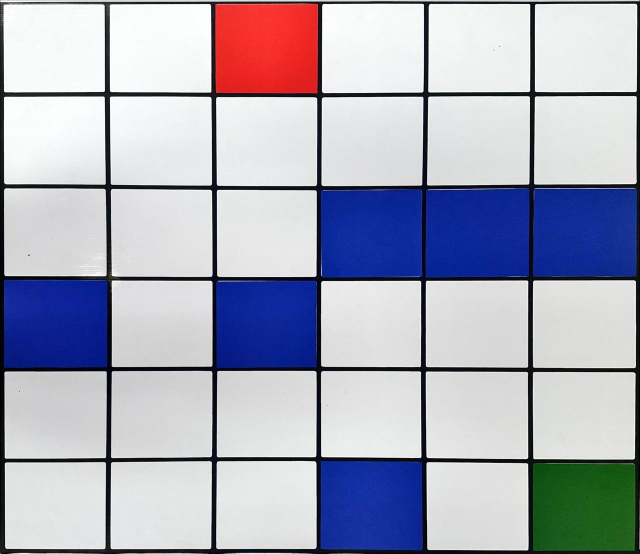
#> input picture matrizColoresFijo.jpeg, 1280 x 1107 px (shown at 1/2 size)
$ python imageGetInfoMatriz.py
#> lines starting #> are read from the running program, lines starting #| are printed output that depends on the picture; after the words box and inside, x2 and y2 are one past the last pixel; in counts of white or black regions, pixels touching at a corner belong together
import cv2
import numpy as np

# Cargar la imagen y convertirla a escala de grises
ruta_imagen = './matrizColoresFijo.jpeg'
imagen = cv2.imread(ruta_imagen)
#> imagen is the input picture: shape (1107, 1280, 3); mean B, G, R 187.9, 172.6, 171.1
gris = cv2.cvtColor(imagen, cv2.COLOR_BGR2GRAY)

frameHSV = cv2.cvtColor(imagen, cv2.COLOR_BGR2HSV)
#> frameHSV: shape (1107, 1280, 3); mean H, S, V 74.3, 56.8, 195.2
# Rango de color rojo en HSV (dividido en dos partes) es el inicio
nb_rojo_1 = np.array([0, 100, 100], np.uint8)
nm_rojo_1 = np.array([10, 255, 255], np.uint8)
nb_rojo_2 = np.array([160, 100, 100], np.uint8)
nm_rojo_2 = np.array([180, 255, 255], np.uint8)
mask_rojo_1 = cv2.inRange(frameHSV, nb_rojo_1, nm_rojo_1)
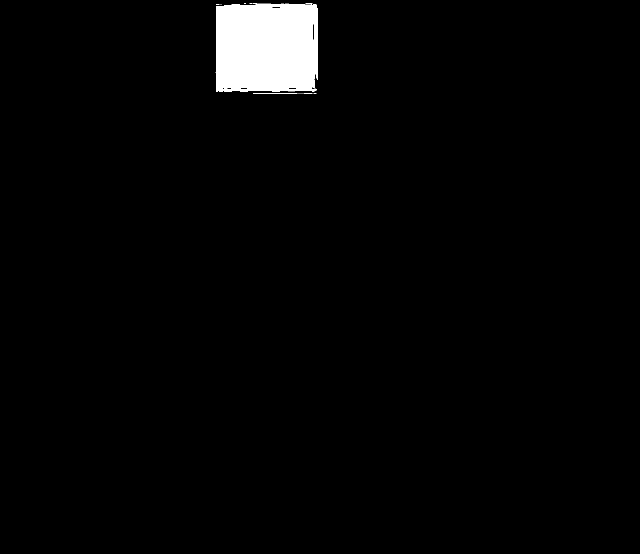
#> mask_rojo_1: shape (1107, 1280) (shown at 1/2 size); 2.5% white; 16 white regions (14 under 20 px), largest, box (x1, y1, x2, y2) and area: (431, 7, 636, 184) 34867, (506, 186, 594, 187) 88
mask_rojo_2 = cv2.inRange(frameHSV, nb_rojo_2, nm_rojo_2)
#> mask_rojo_2: shape (1107, 1280); 0.12% white; 48 white regions (37 under 20 px), largest, box (x1, y1, x2, y2) and area: (432, 148, 635, 187) 945, (430, 7, 471, 144) 244, (472, 7, 512, 10) 72
mask_rojo = cv2.add(mask_rojo_1, mask_rojo_2)  # Combinar ambas máscaras para el rojo
#> mask_rojo: shape (1107, 1280); 2.6% white; 1 white region, box (x1, y1, x2, y2) and area: (430, 7, 636, 187) 36649

# Rango de color azul en HSV pared
nb_azul = np.array([100, 150, 110], np.uint8)  # Saturación y valor aumentados
nm_azul = np.array([140, 255, 255], np.uint8)
mask_azul = cv2.inRange(frameHSV, nb_azul, nm_azul)
#> mask_azul: shape (1107, 1280); 14.8% white; 7 white regions (1 under 20 px), largest, box (x1, y1, x2, y2) and area: (851, 377, 1058, 555) 35611, (641, 923, 845, 1100) 35469, (1067, 379, 1273, 553) 35411, (8, 560, 214, 735) 35324, (642, 379, 844, 555) 34636, (433, 562, 633, 735) 33890

# Rango de color verde en HSV final
nb_verde = np.array([40, 50, 50], np.uint8)
nm_verde = np.array([90, 255, 255], np.uint8)
mask_verde = cv2.inRange(frameHSV, nb_verde, nm_verde)
#> mask_verde: shape (1107, 1280); 2.5% white; 3 white regions (2 under 20 px), largest, box (x1, y1, x2, y2) and area: (1066, 926, 1271, 1102) 35553

# Aplicar detección de bordes----------------------------
bordes = cv2.Canny(gris, 50, 150, apertureSize=3)
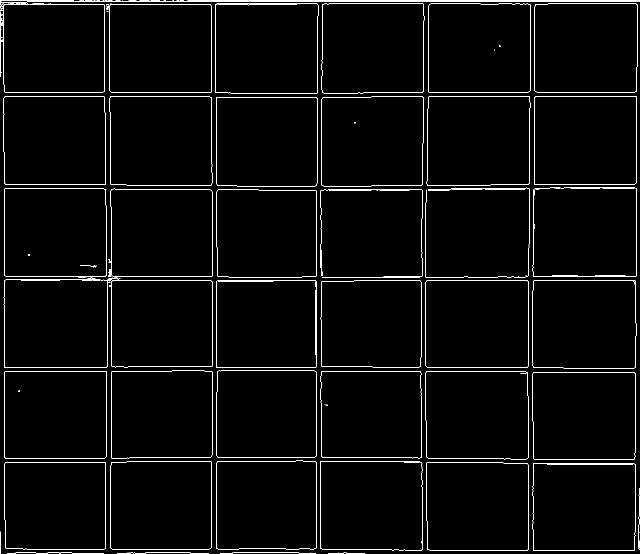
#> bordes: shape (1107, 1280) (shown at 1/2 size); 2.3% white in thin lines or dots

# Detectar líneas usando la transformada de Hough
lineas = cv2.HoughLinesP(bordes, rho=1, theta=np.pi / 180, threshold=100, minLineLength=50, maxLineGap=10)
#> lineas = 170 rows, first 6: [345, 0, 1278, 0], [42, 561, 119, 561], [470, 2, 1011, 2], [1096, 7, 1272, 7], [9, 184, 206, 184], [633, 731, 633, 564]

# Inicializar listas para las líneas horizontales y verticales
lineas_horizontales = []
lineas_verticales = []
# Filtrar líneas horizontales y verticales
for linea in lineas:
    x1, y1, x2, y2 = linea[0]  # Cada línea debe tener el formato (x1, y1, x2, y2)

    # Detectar si es horizontal o vertical
    if abs(y2 - y1) < 10:  # Línea horizontal (diferencia pequeña en y)
        lineas_horizontales.append(y1)
    elif abs(x2 - x1) < 10:  # Línea vertical (diferencia pequeña en x)
        lineas_verticales.append(x1)
#> this loop made 170 passes
#> after the loop, lineas_horizontales = 98 values, max 1106 at index 16, min 0 at index 0, mean 572.3; lineas_verticales = 72 values, max 1274 at index 55, min 0 at index 54, mean 629.6

# Ordenar y eliminar duplicados
lineas_horizontales = sorted(set(lineas_horizontales))
#> lineas_horizontales = 58 values from 0 to 1106
lineas_verticales = sorted(set(lineas_verticales))
#> lineas_verticales = 53 values from 0 to 1274

#agrupar lineas
# Umbral de cercanía entre números
umbral = 30

# Crear grupos de números cercanos vertical
grupos = []
grupo_actual = [lineas_verticales[0]]
#> grupo_actual = [0]

for num in lineas_verticales[1:]:
    if num - grupo_actual[-1] <= umbral:
        grupo_actual.append(num)
    else:
        grupos.append(grupo_actual)
        grupo_actual = [num]
#> this loop made 52 passes
#> (num, grupo_actual) on passes 5, 16, 23, 31, 41, 49: (209, [209]), (422, [422]), (631, [631]), (842, [842]), (1056, [1056]), (1270, [1270])
#> num on passes 1, 2, 3, 4, 6, 7: 2, 7, 8, 9, 210, 211
#> after the loop, grupos = 6 items
grupos.append(grupo_actual)  # Añadir el último grupo
# Obtener el valor central de cada grupo
valores_centrales = [int(np.median(grupo)) for grupo in grupos]
#> valores_centrales = [7, 214, 425, 638, 850, 1065, 1272]
#print(valores_centrales)
#print(lineas_verticales)
lineas_verticales = valores_centrales
#> lineas_verticales = [7, 214, 425, 638, 850, 1065, 1272]

# Crear grupos de números cercanos vertical
grupos = []
grupo_actual = [lineas_horizontales[0]]
#> grupo_actual = [0]

for num in lineas_horizontales[1:]:
    if num - grupo_actual[-1] <= umbral:
        grupo_actual.append(num)
    else:
        grupos.append(grupo_actual)
        grupo_actual = [num]
#> this loop made 57 passes
#> (num, grupo_actual) on passes 6, 12, 24, 32, 40, 52: (184, [184]), (368, [368]), (551, [551]), (733, [733]), (914, [914]), (1097, [1097])
#> num on passes 1, 2, 3, 4, 5, 7: 2, 3, 7, 8, 9, 185
grupos.append(grupo_actual)  # Añadir el último grupo
# Obtener el valor central de cada grupo
valores_centrales = [int(np.median(grupo)) for grupo in grupos]
#> valores_centrales = [5, 189, 375, 556, 738, 920, 1100]
#print(valores_centrales)
#print(lineas_verticales)
lineas_horizontales = valores_centrales
#> lineas_horizontales = [5, 189, 375, 556, 738, 920, 1100]

# Determinar la cantidad de celdas de la cuadrícula
num_filas = len(lineas_horizontales) - 1
#> num_filas = 6
num_columnas = len(lineas_verticales) - 1
#> num_columnas = 6
print(num_filas)
#| 6
print(num_columnas)
#| 6
# Crear la matriz con el tamaño de la cuadrícula y rellenarla con ceros
matriz_cuadricula = np.zeros((num_filas, num_columnas), dtype=int)

# Mostrar la imagen con las líneas de la cuadrícula detectadas (opcional)
for y in lineas_horizontales:
    cv2.line(imagen, (0, y), (imagen.shape[1], y), (0, 255, 0), 2)
#> this loop made 7 passes
#> y on passes 1 to 7: 5, 189, 375, 556, 738, 920, 1100
#> imagen: shape (1107, 1280, 3); 1.9% of pixels changed, all inside (x1, y1, x2, y2) = (0, 4, 1280, 1102)
for x in lineas_verticales:
    cv2.line(imagen, (x, 0), (x, imagen.shape[0]), (0, 255, 0), 2)
#> this loop made 7 passes
#> x on passes 1 to 7: 7, 214, 425, 638, 850, 1065, 1272
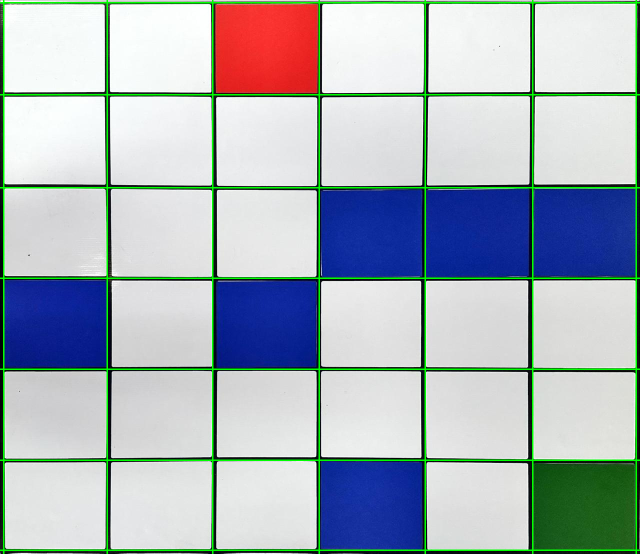
#> imagen: shape (1107, 1280, 3) (shown at 1/2 size); mean B, G, R 186.5, 180.4, 170

# Contorno colores----------------------------
inicioRed = None
finalGreen = None
contorno, noseusa = cv2.findContours(mask_rojo.copy(),1,cv2.CHAIN_APPROX_NONE)
#> contorno = 1 contour; box (x1, y1, x2, y2) and area: (430, 7, 636, 187) 36245; noseusa = [[-1, -1, -1, -1]]
cv2.drawContours(imagen, contorno, -1,(0,0,255),3)
if len(contorno) > 0:
    c = max(contorno, key=cv2.contourArea)
#> c = contour of 806 points, box (x1, y1, x2, y2) (430, 7, 636, 187), area 36245
    M = cv2.moments(c)
#> M = moments, m00 36245, centre m10/m00, m01/m00 = (533.1, 96.6)

    cx = int(M['m10'] / M['m00'])
#> cx = 533
    cy = int(M['m01'] / M['m00'])
#> cy = 96
    cv2.circle(imagen, (cx, cy), 8, (0, 0, 255),-1)
#> imagen: shape (1107, 1280, 3); mean B, G, R 186.4, 180.2, 170.4

    i=-1
    for y in lineas_horizontales:
        if cy < y:
            matrizY=i
            break
        i+=1
#> this loop made 2 passes
#> (y, matrizY) on pass 2: (189, 0)
#> (y, i) on pass 1: (5, 0)
#> after the loop, i = 0
    i=-1
    for x in lineas_verticales:
        if cx < x:
            matrizX=i
            break
        i+=1
#> this loop made 4 passes
#> (x, matrizX) on pass 4: (638, 2)
#> after the loop, i = 2
    #print(matrizX)
    #print(matrizY)
    #matriz_cuadricula[matrizY][matrizX]=1
    inicioRed = [matrizY,matrizX]
#> inicioRed = [0, 2]

'''
# Aplicar detección de bordes del color azul
bordes = cv2.Canny(mask_azul, 50, 150, apertureSize=3)
# Detectar líneas usando la transformada de Hough
lineasA = cv2.HoughLinesP(bordes, rho=1, theta=np.pi / 180, threshold=100, minLineLength=50, maxLineGap=10)
# Inicializar listas para las líneas horizontales y verticales
lineas_horizontalesA = []
lineas_verticalesA = []
# Filtrar líneas horizontales y verticales
for linea in lineasA:
    x1, y1, x2, y2 = linea[0]  # Cada línea debe tener el formato (x1, y1, x2, y2)

    # Detectar si es horizontal o vertical
    if abs(y2 - y1) < 10:  # Línea horizontal (diferencia pequeña en y)
        lineas_horizontalesA.append(y1)
    elif abs(x2 - x1) < 10:  # Línea vertical (diferencia pequeña en x)
        lineas_verticalesA.append(x1)

# Ordenar y eliminar duplicados
lineas_horizontalesA = sorted(set(lineas_horizontalesA))
lineas_verticalesA = sorted(set(lineas_verticalesA))


# Mostrar la imagen con las líneas de la cuadrícula detectadas (opcional)100, 150, 50
for y in lineas_horizontalesA:
    cv2.line(imagen, (0, y), (imagen.shape[1], y), (255, 255, 0), 2)
for x in lineas_verticalesA:
    cv2.line(imagen, (x, 0), (x, imagen.shape[0]), (255, 255, 0), 2)

'''


contorno, noseusa = cv2.findContours(mask_azul.copy(),1,cv2.CHAIN_APPROX_NONE)
#> contorno = 11 contours, 5 with area under 20; largest, box (x1, y1, x2, y2) and area: (851, 377, 1058, 555) 35226, (641, 923, 845, 1100) 35096, (1067, 379, 1273, 553) 35034, (8, 560, 214, 735) 34951, (642, 379, 844, 555) 34265, (433, 562, 633, 735) 33526; noseusa = [[1, -1, -1, -1], [2, 0, -1, -1], [3, 1, -1, -1], [4, 2, -1, -1], [5, 3, -1, -1], [6, 4, -1, -1], [7, 5, -1, -1], [8, 6, -1, -1], [9, 7, -1, -1], [10, 8, -1, -1], [-1, 9, -1, -1]]
contornos, _ = cv2.findContours(mask_azul.copy(), cv2.RETR_EXTERNAL, cv2.CHAIN_APPROX_SIMPLE)
#> contornos = 7 contours, 1 with area under 20; largest, box (x1, y1, x2, y2) and area: (851, 377, 1058, 555) 35226, (641, 923, 845, 1100) 35096, (1067, 379, 1273, 553) 35034, (8, 560, 214, 735) 34951, (642, 379, 844, 555) 34265, (433, 562, 633, 735) 33526
#print(contornos)
cv2.drawContours(imagen, contorno, -1,(255,0,0),3)
if len(contornos) > 0:
    c = max(contorno, key=cv2.contourArea)
#> c = contour of 774 points, box (x1, y1, x2, y2) (851, 377, 1058, 555), area 35226
    M = cv2.moments(c)
#> M = moments, m00 35226, centre m10/m00, m01/m00 = (954.4, 466)

    cx = int(M['m10'] / M['m00'])
#> cx = 954
    cy = int(M['m01'] / M['m00'])
#> cy = 465
    cv2.circle(imagen, (cx, cy), 8, (0, 0, 255),-1)
#> imagen: shape (1107, 1280, 3); mean B, G, R 188.8, 179.2, 170.1

    i=-1
    for y in lineas_horizontales:
        if cy < y:
            matrizY=i
            break
        i+=1
#> this loop made 4 passes
#> (y, matrizY) on pass 4: (556, 2)
#> after the loop, i = 2
    i=-1
    for x in lineas_verticales:
        if cx < x:
            matrizX=i
            break
        i+=1
#> this loop made 6 passes
#> (x, matrizX) on pass 6: (1065, 4)
#> after the loop, i = 4
    #print(matrizX)
    #print(matrizY)
    matriz_cuadricula[matrizY][matrizX]=1


### no se que
# Mostrar la imagen con las líneas de la cuadrícula detectadas (opcional)
for y in lineas_horizontales:
    cv2.line(imagen, (0, y), (imagen.shape[1], y), (0, 255, 0), 2)
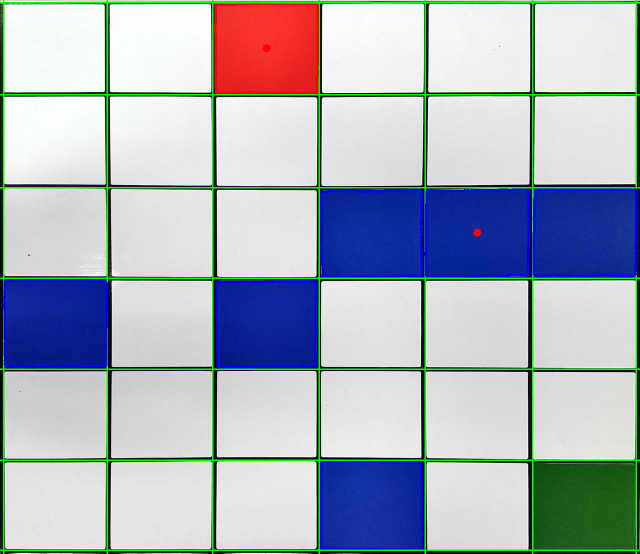
#> imagen: shape (1107, 1280, 3) (shown at 1/2 size); mean B, G, R 188.6, 179.4, 170
for x in lineas_verticales:
    cv2.line(imagen, (x, 0), (x, imagen.shape[0]), (0, 255, 0), 2)
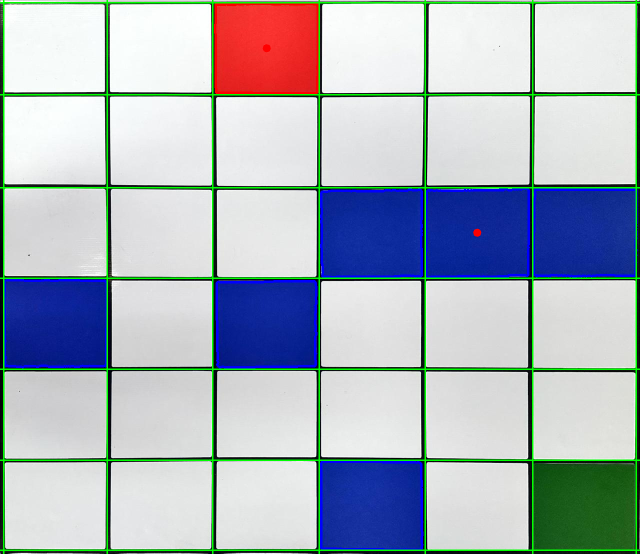
#> imagen: shape (1107, 1280, 3) (shown at 1/2 size); 0.14% of pixels changed, all inside (x1, y1, x2, y2) = (6, 8, 1274, 1095)

# Procesar cada contorno azul encontrado
for contorno in contornos:
    # Calcular el momento del contorno
    M = cv2.moments(contorno)
    if M['m00'] != 0:
        # Calcular el centroide
        cx = int(M['m10'] / M['m00'])
        cy = int(M['m01'] / M['m00'])
        cv2.circle(imagen, (cx, cy), 5, (255, 0, 0), -1)  # Dibujar el centroide en la imagen

        # Determinar la celda de la cuadrícula en la que se encuentra el centroide
        matrizX, matrizY = -1, -1
        for i, y in enumerate(lineas_horizontales):
            if cy < y:
                matrizY = i - 1
                break
        for i, x in enumerate(lineas_verticales):
            if cx < x:
                matrizX = i - 1
                break

        if matrizY >= 0 and matrizX >= 0:
            matriz_cuadricula[matrizY][matrizX] = 1  # Marca las celdas con azul en la matriz
#> this loop made 7 passes
#> (cx, cy) on passes 1, 3, 4, 5, 6, 7: (742, 1010), (532, 647), (110, 646), (1169, 464), (742, 466), (954, 465)
#> contorno on pass 2: [[632, 707]]
#> imagen: shape (1107, 1280, 3); 0.03% of pixels changed, all inside (x1, y1, x2, y2) = (105, 459, 1175, 1016)
#> after the loop, matriz_cuadricula = [[0, 0, 0, 0, 0, 0], [0, 0, 0, 0, 0, 0], [0, 0, 0, 1, 1, 1], [1, 0, 1, 0, 0, 0], [0, 0, 0, 0, 0, 0], [0, 0, 0, 1, 0, 0]]


contorno, noseusa = cv2.findContours(mask_verde.copy(),1,cv2.CHAIN_APPROX_NONE)
#> contorno = 5 contours, 4 with area under 20; largest, box (x1, y1, x2, y2) and area: (1066, 926, 1271, 1102) 35134; noseusa = [[1, -1, -1, -1], [2, 0, -1, -1], [3, 1, -1, -1], [4, 2, -1, -1], [-1, 3, -1, -1]]
cv2.drawContours(imagen, contorno, -1,(255,255,255),3)
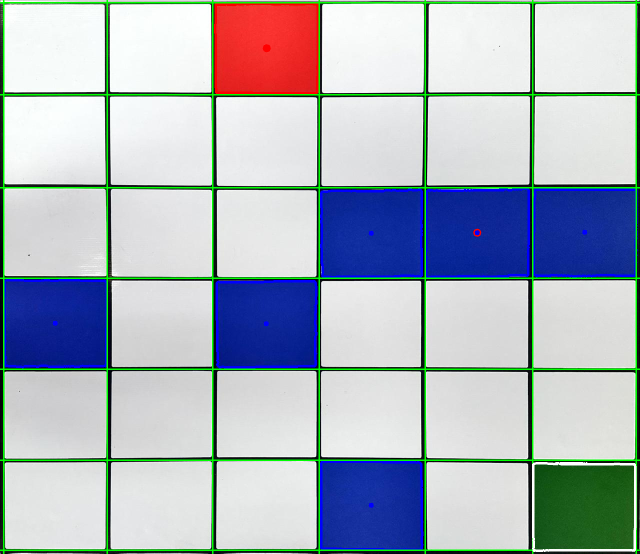
#> imagen: shape (1107, 1280, 3) (shown at 1/2 size); mean B, G, R 189, 180, 170.6
if len(contorno) > 0:
    c = max(contorno, key=cv2.contourArea)
#> c = contour of 841 points, box (x1, y1, x2, y2) (1066, 926, 1271, 1102), area 35134
    M = cv2.moments(c)
#> M = moments, m00 35133.5, centre m10/m00, m01/m00 = (1167.7, 1013.7)

    cx = int(M['m10'] / M['m00'])
#> cx = 1167
    cy = int(M['m01'] / M['m00'])
#> cy = 1013
    cv2.circle(imagen, (cx, cy), 8, (0, 0, 255),-1)
#> imagen: shape (1107, 1280, 3); 0.01% of pixels changed, all inside (x1, y1, x2, y2) = (1159, 1005, 1176, 1022)

    i=-1
    for y in lineas_horizontales:
        if cy < y:
            matrizY=i
            break
        i+=1
#> after the loop, i = 5
    i=-1
    for x in lineas_verticales:
        if cx < x:
            matrizX=i
            break
        i+=1
#> after the loop, i = 5
    #print(matrizX)
    #print(matrizY)
    #matriz_cuadricula[matrizY][matrizX]=3
    finalGreen = [matrizY,matrizX]
#> finalGreen = [5, 5]


# Factor de escala (por ejemplo, 0.5 para reducirla a la mitad)
factor_escala = 0.5
# Redimensionamos la imagen
imagen_redimensionada = cv2.resize(imagen, (0, 0), fx=factor_escala, fy=factor_escala)
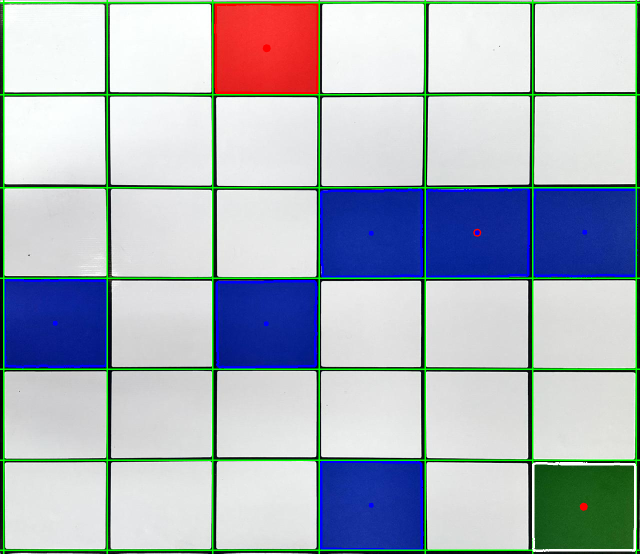
#> imagen_redimensionada: shape (554, 640, 3); mean B, G, R 189, 180.1, 170.7
cv2.imshow('Cuadricula detectada', imagen_redimensionada)
cv2.waitKey(0)
cv2.destroyAllWindows()

print("Matriz de la cuadricula:")
print(matriz_cuadricula)
#| [[0 0 0 0 0 0]
#|  [0 0 0 0 0 0]
#|  [0 0 0 1 1 1]
#|  [1 0 1 0 0 0]
#|  [0 0 0 0 0 0]
#|  [0 0 0 1 0 0]]

# Guardar la matriz en un archivo de texto
with open("matriz.txt", "w") as archivo:
    for fila in matriz_cuadricula:
        archivo.write(" ".join(map(str, fila)) + "\n")
#> this loop made 6 passes
    print("Matriz guardada")
print(inicioRed)
#| [0, 2]
print(finalGreen)
#| [5, 5]
with open("inicioFin.txt", "w") as archivo:
    archivo.write(" ".join(map(str, inicioRed)) + "\n")
    archivo.write(" ".join(map(str, finalGreen)) + "\n")
    print("incio/fin guardada")
